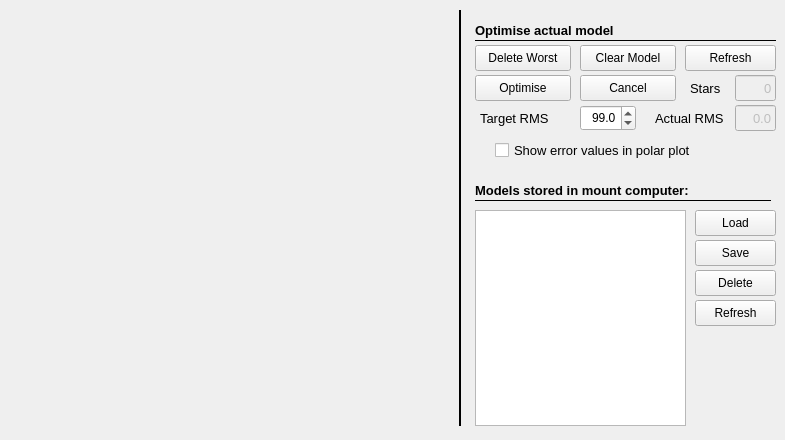
   <widget class="QWidget" name="tab_8">
    <attribute name="title">
     <string>Manage Model</string>
    </attribute>
    <widget class="QLabel" name="label_37">
     <property name="geometry">
      <rect>
       <x>480</x>
       <y>105</y>
       <width>81</width>
       <height>26</height>
      </rect>
     </property>
     <property name="font">
      <font>
       <pointsize>10</pointsize>
      </font>
     </property>
     <property name="text">
      <string>Target RMS</string>
     </property>
    </widget>
    <widget class="QPushButton" name="runTargetRMS">
     <property name="geometry">
      <rect>
       <x>475</x>
       <y>75</y>
       <width>96</width>
       <height>26</height>
      </rect>
     </property>
     <property name="toolTip">
      <string>&lt;html&gt;&lt;head/&gt;&lt;body&gt;&lt;p&gt;Deletes worst point of actual alignment model until error is below target RMS.&lt;/p&gt;&lt;/body&gt;&lt;/html&gt;</string>
     </property>
     <property name="text">
      <string>Optimise</string>
     </property>
    </widget>
    <widget class="QDoubleSpinBox" name="targetRMS">
     <property name="geometry">
      <rect>
       <x>580</x>
       <y>105</y>
       <width>56</width>
       <height>26</height>
      </rect>
     </property>
     <property name="font">
      <font>
       <family>Arial</family>
       <weight>50</weight>
       <bold>false</bold>
      </font>
     </property>
     <property name="alignment">
      <set>Qt::AlignRight|Qt::AlignTrailing|Qt::AlignVCenter</set>
     </property>
     <property name="decimals">
      <number>1</number>
     </property>
     <property name="maximum">
      <double>100.000000000000000</double>
     </property>
     <property name="singleStep">
      <double>0.100000000000000</double>
     </property>
     <property name="value">
      <double>99.000000000000000</double>
     </property>
    </widget>
    <widget class="Line" name="line_18">
     <property name="geometry">
      <rect>
       <x>475</x>
       <y>200</y>
       <width>296</width>
       <height>1</height>
      </rect>
     </property>
     <property name="frameShadow">
      <enum>QFrame::Plain</enum>
     </property>
     <property name="orientation">
      <enum>Qt::Horizontal</enum>
     </property>
    </widget>
    <widget class="QPushButton" name="deleteWorstPoint">
     <property name="geometry">
      <rect>
       <x>475</x>
       <y>45</y>
       <width>96</width>
       <height>26</height>
      </rect>
     </property>
     <property name="toolTip">
      <string>&lt;html&gt;&lt;head/&gt;&lt;body&gt;&lt;p&gt;Deletes worst point of actual alignment model in the mount. It could happen, that the overall RMS rises.&lt;/p&gt;&lt;/body&gt;&lt;/html&gt;</string>
     </property>
     <property name="text">
      <string>Delete Worst</string>
     </property>
    </widget>
    <widget class="Line" name="line_44">
     <property name="geometry">
      <rect>
       <x>475</x>
       <y>40</y>
       <width>301</width>
       <height>1</height>
      </rect>
     </property>
     <property name="autoFillBackground">
      <bool>false</bool>
     </property>
     <property name="frameShadow">
      <enum>QFrame::Plain</enum>
     </property>
     <property name="orientation">
      <enum>Qt::Horizontal</enum>
     </property>
    </widget>
    <widget class="QLabel" name="label_124">
     <property name="geometry">
      <rect>
       <x>475</x>
       <y>20</y>
       <width>161</width>
       <height>21</height>
      </rect>
     </property>
     <property name="font">
      <font>
       <pointsize>10</pointsize>
       <weight>75</weight>
       <bold>true</bold>
      </font>
     </property>
     <property name="text">
      <string>Optimise actual model</string>
     </property>
    </widget>
    <widget class="QLabel" name="label_125">
     <property name="geometry">
      <rect>
       <x>475</x>
       <y>180</y>
       <width>251</width>
       <height>21</height>
      </rect>
     </property>
     <property name="font">
      <font>
       <pointsize>10</pointsize>
       <weight>75</weight>
       <bold>true</bold>
      </font>
     </property>
     <property name="text">
      <string>Models stored in mount computer:</string>
     </property>
    </widget>
    <widget class="Line" name="line_46">
     <property name="geometry">
      <rect>
       <x>455</x>
       <y>10</y>
       <width>11</width>
       <height>416</height>
      </rect>
     </property>
     <property name="styleSheet">
      <string notr="true"/>
     </property>
     <property name="frameShadow">
      <enum>QFrame::Plain</enum>
     </property>
     <property name="lineWidth">
      <number>2</number>
     </property>
     <property name="orientation">
      <enum>Qt::Vertical</enum>
     </property>
    </widget>
    <widget class="QWidget" name="modelPolar" native="true">
     <property name="enabled">
      <bool>true</bool>
     </property>
     <property name="geometry">
      <rect>
       <x>5</x>
       <y>5</y>
       <width>446</width>
       <height>426</height>
      </rect>
     </property>
     <property name="autoFillBackground">
      <bool>true</bool>
     </property>
    </widget>
    <widget class="QPushButton" name="cancelTargetRMS">
     <property name="geometry">
      <rect>
       <x>580</x>
       <y>75</y>
       <width>96</width>
       <height>26</height>
      </rect>
     </property>
     <property name="toolTip">
      <string>&lt;html&gt;&lt;head/&gt;&lt;body&gt;&lt;p&gt;Cancels the optimise run.&lt;/p&gt;&lt;/body&gt;&lt;/html&gt;</string>
     </property>
     <property name="text">
      <string>Cancel</string>
     </property>
    </widget>
    <widget class="QLineEdit" name="errorRMS1">
     <property name="enabled">
      <bool>false</bool>
     </property>
     <property name="geometry">
      <rect>
       <x>735</x>
       <y>105</y>
       <width>41</width>
       <height>26</height>
      </rect>
     </property>
     <property name="font">
      <font>
       <family>Arial</family>
       <pointsize>10</pointsize>
       <weight>50</weight>
       <bold>false</bold>
      </font>
     </property>
     <property name="mouseTracking">
      <bool>false</bool>
     </property>
     <property name="focusPolicy">
      <enum>Qt::NoFocus</enum>
     </property>
     <property name="acceptDrops">
      <bool>false</bool>
     </property>
     <property name="toolTip">
      <string>&lt;html&gt;&lt;head/&gt;&lt;body&gt;&lt;p&gt;Actual RMS Error in arc sec&lt;/p&gt;&lt;p&gt;&lt;br/&gt;&lt;/p&gt;&lt;/body&gt;&lt;/html&gt;</string>
     </property>
     <property name="layoutDirection">
      <enum>Qt::RightToLeft</enum>
     </property>
     <property name="text">
      <string>0.0</string>
     </property>
     <property name="alignment">
      <set>Qt::AlignRight|Qt::AlignTrailing|Qt::AlignVCenter</set>
     </property>
     <property name="readOnly">
      <bool>true</bool>
     </property>
    </widget>
    <widget class="QLabel" name="label_75">
     <property name="geometry">
      <rect>
       <x>655</x>
       <y>105</y>
       <width>76</width>
       <height>26</height>
      </rect>
     </property>
     <property name="font">
      <font>
       <pointsize>10</pointsize>
      </font>
     </property>
     <property name="text">
      <string>Actual RMS</string>
     </property>
    </widget>
    <widget class="QPushButton" name="clearModel">
     <property name="geometry">
      <rect>
       <x>580</x>
       <y>45</y>
       <width>96</width>
       <height>26</height>
      </rect>
     </property>
     <property name="toolTip">
      <string>&lt;html&gt;&lt;head/&gt;&lt;body&gt;&lt;p&gt;Clear the alignment model in mount. Can't be revised.&lt;/p&gt;&lt;/body&gt;&lt;/html&gt;</string>
     </property>
     <property name="text">
      <string>Clear Model</string>
     </property>
    </widget>
    <widget class="QLineEdit" name="numberStars1">
     <property name="enabled">
      <bool>false</bool>
     </property>
     <property name="geometry">
      <rect>
       <x>735</x>
       <y>75</y>
       <width>41</width>
       <height>26</height>
      </rect>
     </property>
     <property name="font">
      <font>
       <family>Arial</family>
       <pointsize>10</pointsize>
       <weight>50</weight>
       <bold>false</bold>
      </font>
     </property>
     <property name="mouseTracking">
      <bool>false</bool>
     </property>
     <property name="focusPolicy">
      <enum>Qt::NoFocus</enum>
     </property>
     <property name="acceptDrops">
      <bool>false</bool>
     </property>
     <property name="toolTip">
      <string>Number of alignment stars in actual used pointing model</string>
     </property>
     <property name="layoutDirection">
      <enum>Qt::RightToLeft</enum>
     </property>
     <property name="text">
      <string>0</string>
     </property>
     <property name="alignment">
      <set>Qt::AlignRight|Qt::AlignTrailing|Qt::AlignVCenter</set>
     </property>
     <property name="readOnly">
      <bool>true</bool>
     </property>
    </widget>
    <widget class="QLabel" name="label_76">
     <property name="geometry">
      <rect>
       <x>690</x>
       <y>75</y>
       <width>36</width>
       <height>26</height>
      </rect>
     </property>
     <property name="font">
      <font>
       <pointsize>10</pointsize>
      </font>
     </property>
     <property name="text">
      <string>Stars</string>
     </property>
    </widget>
    <widget class="QPushButton" name="refreshModel">
     <property name="geometry">
      <rect>
       <x>685</x>
       <y>45</y>
       <width>91</width>
       <height>26</height>
      </rect>
     </property>
     <property name="toolTip">
      <string>&lt;html&gt;&lt;head/&gt;&lt;body&gt;&lt;p&gt;Reloads the refinement model from mount. Needed if you change things manually with handcontroller or other software&lt;/p&gt;&lt;/body&gt;&lt;/html&gt;</string>
     </property>
     <property name="text">
      <string>Refresh</string>
     </property>
    </widget>
    <widget class="QPushButton" name="saveModel">
     <property name="geometry">
      <rect>
       <x>695</x>
       <y>240</y>
       <width>81</width>
       <height>26</height>
      </rect>
     </property>
     <property name="toolTip">
      <string>&lt;html&gt;&lt;head/&gt;&lt;body&gt;&lt;p&gt;Saves actual alignment model under selected name or edited name.&lt;/p&gt;&lt;/body&gt;&lt;/html&gt;</string>
     </property>
     <property name="text">
      <string>Save</string>
     </property>
    </widget>
    <widget class="QListWidget" name="nameList">
     <property name="geometry">
      <rect>
       <x>475</x>
       <y>210</y>
       <width>211</width>
       <height>216</height>
      </rect>
     </property>
    </widget>
    <widget class="QPushButton" name="loadModel">
     <property name="geometry">
      <rect>
       <x>695</x>
       <y>210</y>
       <width>81</width>
       <height>26</height>
      </rect>
     </property>
     <property name="toolTip">
      <string>&lt;html&gt;&lt;head/&gt;&lt;body&gt;&lt;p&gt;Loads the actual selected alignment model.&lt;/p&gt;&lt;/body&gt;&lt;/html&gt;</string>
     </property>
     <property name="text">
      <string>Load</string>
     </property>
    </widget>
    <widget class="QPushButton" name="deleteModel">
     <property name="geometry">
      <rect>
       <x>695</x>
       <y>270</y>
       <width>81</width>
       <height>26</height>
      </rect>
     </property>
     <property name="toolTip">
      <string>&lt;html&gt;&lt;head/&gt;&lt;body&gt;&lt;p&gt;Deletes the actual selected alignment model.&lt;/p&gt;&lt;/body&gt;&lt;/html&gt;</string>
     </property>
     <property name="text">
      <string>Delete</string>
     </property>
    </widget>
    <widget class="QCheckBox" name="checkShowErrorValues">
     <property name="geometry">
      <rect>
       <x>495</x>
       <y>140</y>
       <width>201</width>
       <height>20</height>
      </rect>
     </property>
     <property name="font">
      <font>
       <pointsize>10</pointsize>
      </font>
     </property>
     <property name="toolTip">
      <string>Use Highspeed download of CCD camera if availabe</string>
     </property>
     <property name="text">
      <string>Show error values in polar plot</string>
     </property>
     <property name="checked">
      <bool>false</bool>
     </property>
    </widget>
    <widget class="QPushButton" name="refreshModel_2">
     <property name="geometry">
      <rect>
       <x>695</x>
       <y>300</y>
       <width>81</width>
       <height>26</height>
      </rect>
     </property>
     <property name="toolTip">
      <string>&lt;html&gt;&lt;head/&gt;&lt;body&gt;&lt;p&gt;Deletes the actual selected alignment model.&lt;/p&gt;&lt;/body&gt;&lt;/html&gt;</string>
     </property>
     <property name="text">
      <string>Refresh</string>
     </property>
    </widget>
    <zorder>line_18</zorder>
    <zorder>line_44</zorder>
    <zorder>label_37</zorder>
    <zorder>runTargetRMS</zorder>
    <zorder>targetRMS</zorder>
    <zorder>deleteWorstPoint</zorder>
    <zorder>label_124</zorder>
    <zorder>label_125</zorder>
    <zorder>line_46</zorder>
    <zorder>modelPolar</zorder>
    <zorder>cancelTargetRMS</zorder>
    <zorder>errorRMS1</zorder>
    <zorder>label_75</zorder>
    <zorder>clearModel</zorder>
    <zorder>numberStars1</zorder>
    <zorder>label_76</zorder>
    <zorder>refreshModel</zorder>
    <zorder>saveModel</zorder>
    <zorder>nameList</zorder>
    <zorder>loadModel</zorder>
    <zorder>deleteModel</zorder>
    <zorder>checkShowErrorValues</zorder>
    <zorder>refreshModel_2</zorder>
   </widget>
